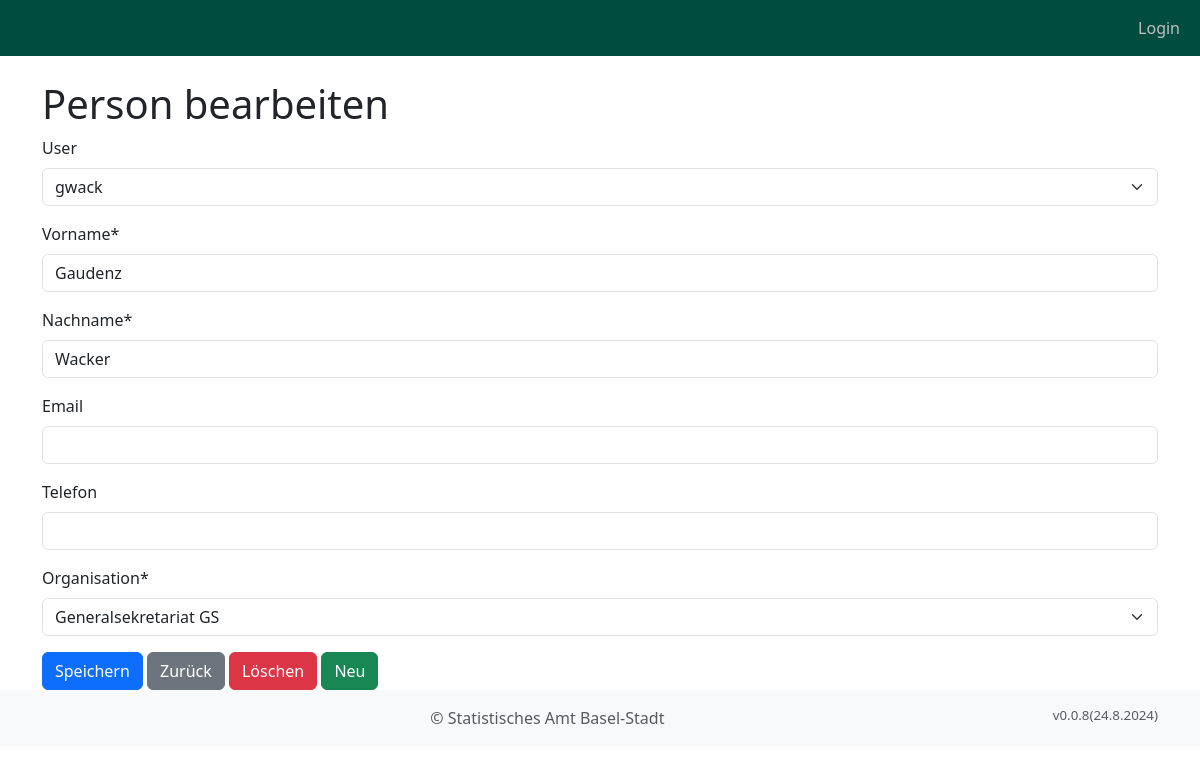
/person/55/edit/, run on the app's committed database.
### objective_manager_app/models.py (models this page shows, shortened)
class Person(models.Model):
    user = models.OneToOneField(User, on_delete=models.CASCADE, blank=True, null=True)
    vorname = models.CharField(verbose_name= 'Vorname', max_length=200)
    nachname = models.CharField(verbose_name= 'Nachname', max_length=200)
    email = models.EmailField(verbose_name= 'Email', max_length=200, null=True, blank=True)
    telefon = models.CharField(verbose_name= 'Telefon', max_length=200, null=True, blank=True)
    organisation = models.ForeignKey(Organisation, verbose_name='Organisation', on_delete=models.CASCADE)
    erstellt_am = models.DateTimeField(auto_now_add=True)
    class Meta:
        ordering = ['nachname', 'vorname']

### objective_manager_app/views.py (the view)
# urls.py: path("person/<int:pk>/edit/", views.PersonUpdateView.as_view(), name="person_edit"),
class PersonUpdateView(UpdateView):
    model = Person
    fields = '__all__'
    template_name = 'objective_manager_app/person_edit.html'
    context_object_name = 'person'
    success_url = reverse_lazy('person_list')

### objective_manager_app/models.py (called while the page is built)
    def __str__(self):
        return self.bereich if self.bereich else self.dienststelle

### objective_manager_app/templatetags/custom_filters.py (called while the page is built)
@register.filter(name='is_in_group')
def is_in_group(user, group_name):
    if user.is_authenticated:
        return user.groups.filter(name=group_name).exists()
    return False

### templates/objective_manager_app/person_edit.html (shortened to what this page needs)
{% extends "base.html" %}
{% load crispy_forms_tags %}
{% block content %}
<div class="container">
    <h1>Person bearbeiten</h1>
    <form method="post">
        {{ form|crispy }}
        <button type="submit" class="btn btn-primary">Speichern</button>
        <button type="button" class="btn btn-secondary" onclick="window.history.back()">Zurück</button>
        {% if form.instance.pk %}
            <button type="button" class="btn btn-danger" onclick="confirmDelete({{ form.instance.pk }})">Löschen</button>
        {% endif %}
        <button type="button" class="btn btn-success" onclick="window.location.href='{% url 'organisation_create' %}'">Neu</button>
    </form>
</div>
{% endblock %}

### data on the page
Person: user "gwack", vorname "Gaudenz", nachname "Wacker", organisation "Generalsekretariat GS"
